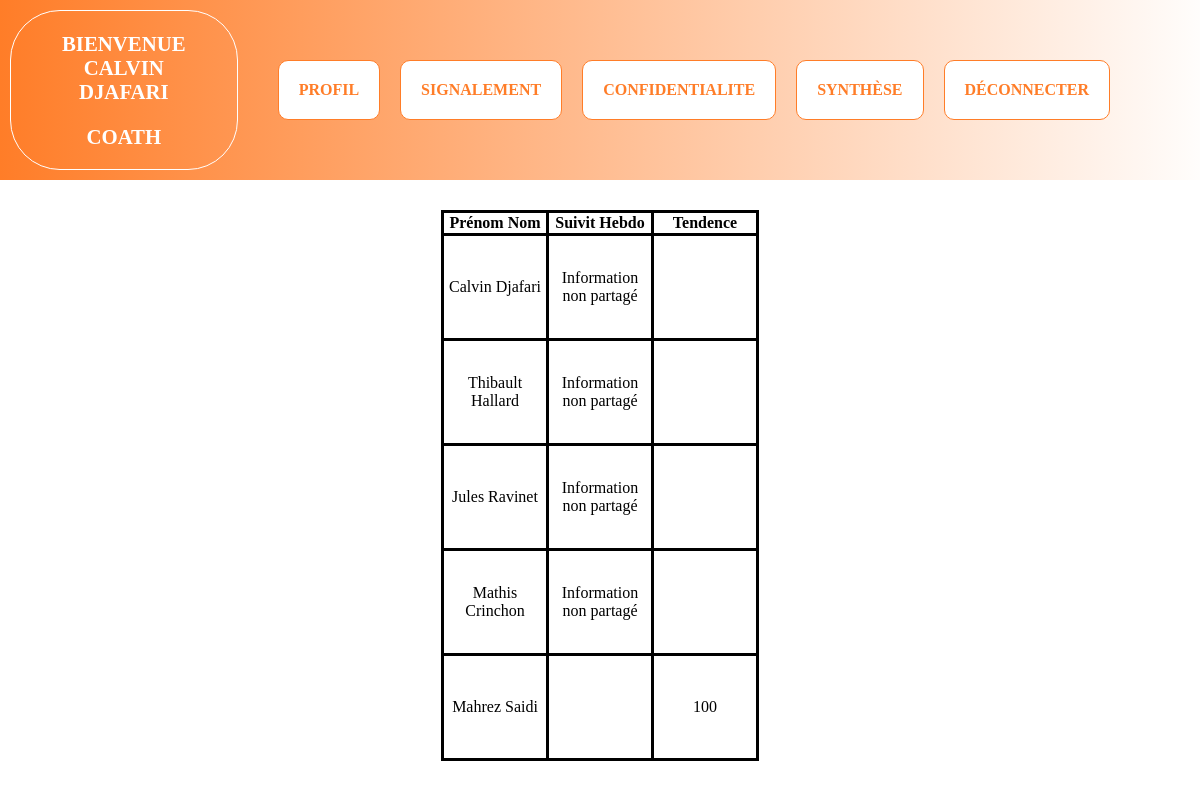
Page /synthese.php (signed in) on the committed database.
### tables this page shows
CREATE TABLE profil (
	iduser int PRIMARY KEY auto_increment not null,
	prenom VARCHAR(30),
	nom VARCHAR(30),
	mail VARCHAR(50),
	sexe BOOLEAN,
	date_debut DATE,
	SHARE_coach BOOLEAN,
	statut VARCHAR(30),
	password VARCHAR(2000)
);

### traitement/userbdd.php (called while the page is built, shortened)
<?php
$bdd = $db->prepare('SELECT * FROM profil WHERE profil.iduser = :id');
$bdd->execute(['id' => $_SESSION['iduser']]);
$results = $bdd->fetchAll();
?>

### synthese.php (the view, shortened to what this page needs)
<?php
include 'includes/BDDConnexion.php';
include 'traitement/userbdd.php';
?>
<!doctype html>
<html lang="fr">
<head>
  <link rel="stylesheet" href="css/default.css">
  <link rel="stylesheet" href="css/style.css">
</head>
<body>
	<?php include 'includes/nav.php';?>
	<section>
		<article class="page-content page-confidentialite">
			<table>
				<thead>
					<tr>
						<th>Prénom Nom</th>
						<th>Suivit Hebdo</th>
						<th>Tendence</th>
					</tr>
				</thead>
				<?php
				$bdd = $db->prepare('SELECT * FROM profil');
				$bdd->execute();
				$userResults = $bdd->fetchAll();
				?>
				<tbody>
				<?php
					foreach ($userResults as $userResult)
					{
						$bdd = $db->prepare('SELECT * FROM questionaire WHERE userid = :userid ORDER BY questionnaire_id DESC LIMIT 4');
						$bdd->execute(['userid' => $userResult['iduser']]);
						$qResults = $bdd->fetchAll();
						echo '<tr>';
							echo '<td>' . $userResult['prenom'] . ' ' . $userResult['nom'] . '</td>';
							echo '<td>';
								if($userResult['SHARE_coach'])
								{
									if(isset($qResults))
									{
										echo '<table>';
										foreach ($qResults as $qResult)
										{
											echo '<tr>';
											echo '<td>';
											echo "<img class='img_emotion' src='img/emotion/" . $qResult['emoji1'] . ".png'>";
											echo '</td>';
											echo '<td>';
											echo "<img class='img_emotion' src='img/emotion/" . $qResult['emoji2'] . ".png'>";
											echo '</td>';
											echo '<td>';
											echo "<img class='img_emotion' src='img/emotion/" . $qResult['emoji3'] . ".png'>";
											echo '</td>';
											echo '</tr>';
										}
										echo '</table>';
									}
									else
									{
										echo 'Aucune information disponible';
									}
								}
								else
								{
									echo 'Information non partagé';
								}
							echo '</td>';
							echo '<td>';
								$bdd = $db->prepare('SELECT * FROM emoji');
								$bdd->execute();
								$emojiResults = $bdd->fetchAll();
								if(isset($emojiResults) and $userResult['SHARE_coach'])
								{
									include 'score/calculScore.php';
								}
								else
								{
								}
							echo '</td>';
						echo '</tr>';
					}
				?>
				</tbody>
			</table>
		</article>
	</section>
</body>
</html>

### score/calculScore.php (shortened to what this page needs)
<?php
	$baseScore = 100;
	$emojiScore = 0;
	$totalScore = $baseScore + $emojiScore;
	echo $totalScore;
?>

### css/default.css (style rules this page uses)
body { background-color: #CCCCCC; margin: 0px; }
section { background-color: #BBBBBB; }
table { border-collapse : collapse; }
td { border: 3px solid black; width: 100px; height: 100px; }
th { border: 3px solid black; }

### css/style.css (style rules this page uses)
body { background-color:white; }
.page-content { padding:0 100px; margin-top:30px; background-color:white; }
.page-confidentialite table { margin-left:auto; margin-right: auto; text-align: center; }

### rows in the picture
profil: prenom "Calvin", nom "Djafari", SHARE_coach "Information non partagé"
profil: prenom "Thibault", nom "Hallard", SHARE_coach "Information non partagé"
profil: prenom "Jules", nom "Ravinet", SHARE_coach "Information non partagé"
profil: prenom "Mathis", nom "Crinchon", SHARE_coach "Information non partagé"
profil: prenom "Mahrez", nom "Saidi"

### other values in the picture
$_SESSION['prenom'] "CALVIN"
$_SESSION['nom'] "DJAFARI"
$_SESSION['statut'] "COATH"
